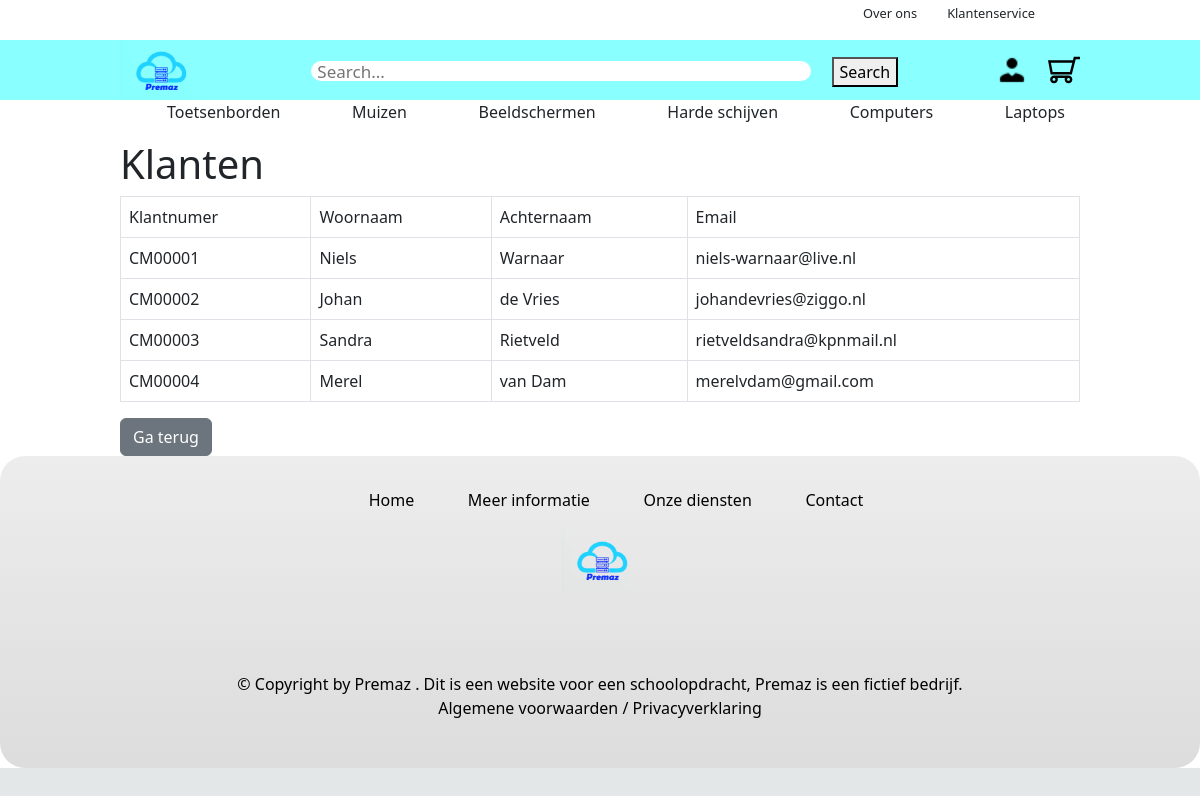
/webshop/view/adminCustomers.php (signed in), run on the app's committed database.
### tables this page shows
CREATE TABLE `Customers` (
	`CustomerNumber` VARCHAR(8) NOT NULL,
    `AC_Email` VARCHAR(50) NOT NULL,
    `FirstName` VARCHAR(50) NOT NULL,
    `LastName` VARCHAR(50) NOT NULL,
    `PhoneNumber` INT NOT NULL,
    CONSTRAINT `CustomersPK`
    	PRIMARY KEY (`CustomerNumber`)
);

CREATE TABLE `Accounts` (
    `Email` VARCHAR(50) NOT NULL,
    `Password` VARCHAR(128) NOT NULL,
    `Role` VARCHAR(20) NOT NULL,
    CONSTRAINT `AccountsPK`
        PRIMARY KEY (`Email`)
);

### webshop/controller/customerController.php (called while the page is built, shortened)
<?php
require_once dirname(__FILE__) . "/../data/customerData.php";
class customerController implements ICrudController
{
    private $data;
    public function __construct()
    {
        $this->data = new customerData();
    }
    public function readAll()
    {
        return $this->data->getAll();
    }
}

### webshop/data/database.php (called while the page is built, shortened)
<?php
class database
{
    public function connect()
    {
        $this->servername = $_ENV["servername"];
        $this->username = $_ENV["username"];
        $this->password = $_ENV["password"];
        $this->dbname = $_ENV["dbname"];
        try {
            $conn = new PDO("mysql:host=$this->servername;dbname=$this->dbname", $this->username, $this->password);
            $conn->setAttribute(PDO::ATTR_ERRMODE, PDO::ERRMODE_EXCEPTION);
        } catch (PDOException $e) {
            echo "Connection failed: " . $e->getMessage();
        }
        return $conn;
    }
}

### webshop/data/customerData.php (called while the page is built, shortened)
<?php
require_once 'database.php';
require_once dirname(__FILE__) . '/../model/customerModel.php';
require_once 'accountData.php';
class customerData implements ICrudData
{
    private $db;
    private $accountData;
    public function __construct()
    {
        $this->db = new database();
        $this->accountData = new accountData();
    }
    public function getAll()
    {
        $sql = "SELECT * FROM Customers;";
        $stmt = $this->db->connect()->prepare($sql);
        $stmt->execute();
        $orderArray = $stmt->fetchAll(PDO::FETCH_ASSOC);
        return $this->arrayToModelArray($orderArray);
    }
    public function arrayToModelArray($object)
    {
        $customerArray = [];
        foreach ($object as $customer) {
            $customerArray[] = new customerModel(
                $customer['CustomerNumber'],
                $this->accountData->getById($customer['AC_Email'])[0],
                $customer['FirstName'],
                $customer['LastName'],
                $customer['PhoneNumber']
            );
        }
        return $customerArray;
    }
}

### webshop/data/accountData.php (called while the page is built, shortened)
<?php
require_once 'database.php';
require_once dirname(__FILE__) . '/../model/accountModel.php';
class accountData implements ICrudData
{
    private $db;
    public function __construct()
    {
        $this->db = new database();
    }
    public function getById($id)
    {
        $sql = "SELECT * FROM Accounts WHERE Email = :Email";
        $stmt = $this->db->connect()->prepare($sql);
        $stmt->execute(['Email' => $id]);
        $account = $stmt->fetchAll(PDO::FETCH_ASSOC);
        return $this->arrayToModelArray($account);
    }
    public function arrayToModelArray($object)
    {
        $accountArray = [];
        foreach ($object as $account) {
            $accountArray[] = new accountModel($account['Email'], $account['Password'], $account['Role']);
        }
        return $accountArray;
    }
}

### webshop/model/customerModel.php (called while the page is built, shortened)
<?php
require_once 'accountModel.php';
class customerModel
{
    private $customerNumber;
    private accountModel $account;
    private $firstName;
    private $lastName;
    public function __construct($customerNumber, accountModel $account, $firstName, $lastName, $phoneNumber)
    {
        $this->customerNumber = $customerNumber;
        $this->account = $account;
        $this->firstName = $firstName;
        $this->lastName = $lastName;
    }
    public function getCustomerNumber()
    {
        return $this->customerNumber;
    }
    public function getAccount()
    {
        return $this->account;
    }
    public function getFirstName()
    {
        return $this->firstName;
    }
    public function getLastName()
    {
        return $this->lastName;
    }
}

### webshop/model/accountModel.php (called while the page is built, shortened)
<?php
class accountModel
{
    private $email;
    public function __construct($email, $password, $role)
    {
        $this->email = $email;
    }
    public function getEmail()
    {
        return $this->email;
    }
}

### webshop/view/adminCustomers.php (the view, shortened to what this page needs)
<?php
require_once "../controller/customerController.php";
$controller = new customerController();
$customers = $controller->readAll();
?>
<!DOCTYPE html>
<html lang="en">
<head>
    <link rel="stylesheet" href="css/bootstrap.css">
    <link rel="stylesheet" href="css/webshop-2.css" />
    <link rel="stylesheet" href="css/footer.css" />
</head>
<body>
    <?php
    include_once "header.php";
    ?>
    <div class="margin-left margin-right">
    <h1>Klanten</h1>
    <table class="table table-hover table-bordered">
        <thead>
            <tr>
                <td>Klantnumer</td>
                <td>Woornaam</td>
                <td>Achternaam</td>
                <td>Email</td>
            </tr>
        </thead>
        <tbody>
            <?php
            foreach ($customers as $customer) {
                $customerNumber = $customer->getCustomerNumber();
                $firstName = $customer->getFirstName();
                $lastName = $customer->getLastName();
                $email = $customer->getAccount()->getEmail();
                echo "<tr>";
                echo "<td>$customerNumber</td>";
                echo "<td>$firstName</td>";
                echo "<td>$lastName</td>";
                echo "<td>$email</td>";
                echo "</tr>";
            }
            ?>
        </tbody>
    </table>
    <a href="adminpanel.php" class="btn btn-secondary">Ga terug</a>
    </div>
    <?php
    include_once "footer.php";
    ?>
</body>
</html>

### webshop/view/css/webshop-2.css (style rules this page uses)
:root { background-image: linear-gradient(#96a3a542, #76b5c442); font-family: "Poppins", sans-serif; --margin-left: 10%; --margin-right: 10%; }
.margin-left { margin-left: var(--margin-left); }
.margin-right { margin-right: var(--margin-right); }

### data on the page
customers: CustomerNumber "CM00001", FirstName "Niels", LastName "Warnaar", AC_Email.Email "niels-warnaar@live.nl"
customers: CustomerNumber "CM00002", FirstName "Johan", LastName "de Vries", AC_Email.Email "johandevries@ziggo.nl"
customers: CustomerNumber "CM00003", FirstName "Sandra", LastName "Rietveld", AC_Email.Email "rietveldsandra@kpnmail.nl"
customers: CustomerNumber "CM00004", FirstName "Merel", LastName "van Dam", AC_Email.Email "merelvdam@gmail.com"
